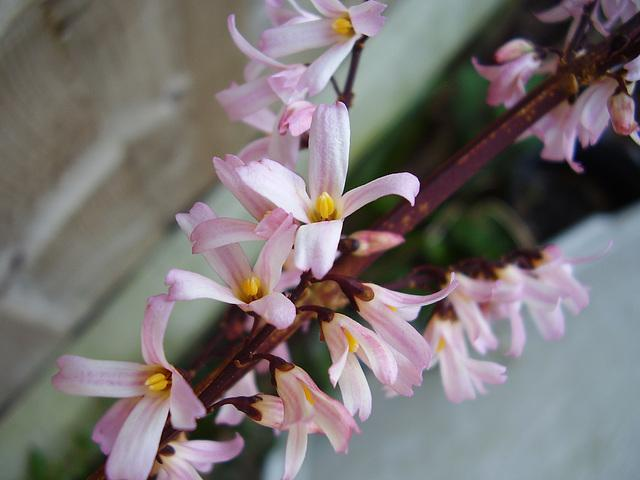
#> input picture python-code/opengl-learning/resources/images/f2.jpg, 640 x 480 px, found by its file name
$ jupyter execute --allow-errors '13-图像特效-乘除法.ipynb'   (shell and % lines are left out)
#> lines starting #> are read from the running program, lines starting #| are printed output that depends on the picture
# 图像特效-乘除法

[cell 1]
#coding:utf-8
import numpy as np
import cv2
import matplotlib.pyplot as plt
from numpy.lib.function_base import histogram

[cell 2]
src = cv2.cvtColor(cv2.imread('../datas/f2.jpg'),cv2.COLOR_BGR2RGB)
gray = cv2.imread('../datas/f2.jpg',0)
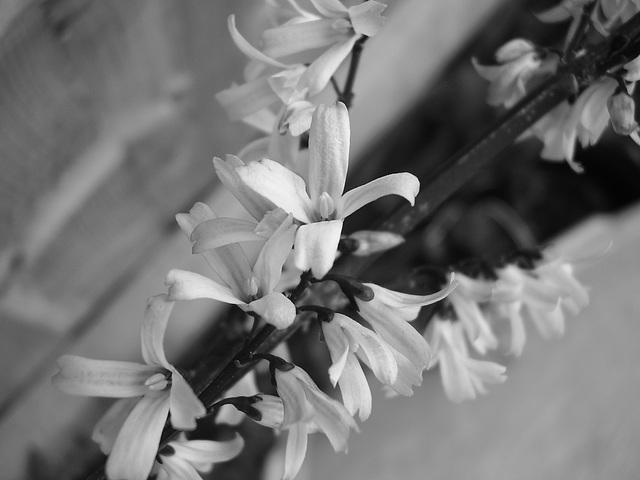
#> gray: shape (480, 640); min 0, max 254, mean 116.2

src2 = cv2.cvtColor(cv2.imread('../datas/f1.jpg'),cv2.COLOR_BGR2RGB)
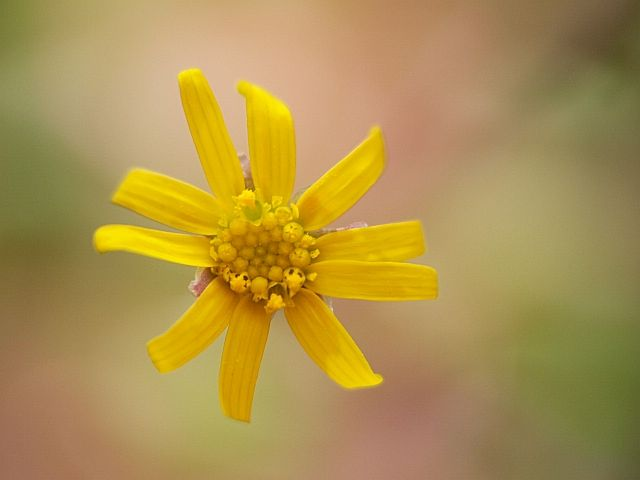
#> input picture datas/f1.jpg, 640 x 480 px
gray2 = cv2.imread('../datas/f1.jpg',0)
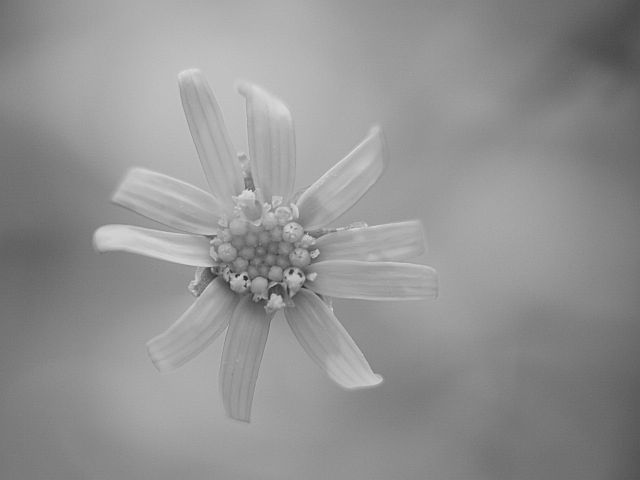
#> gray2: shape (480, 640); min 34, max 226, mean 146.3

[cell 3]
def multiply(src1,src2):
    dst = np.zeros_like(src1).astype(np.float32)
    dst = src1.astype(np.float32) * src2.astype(np.float32) / 255.0
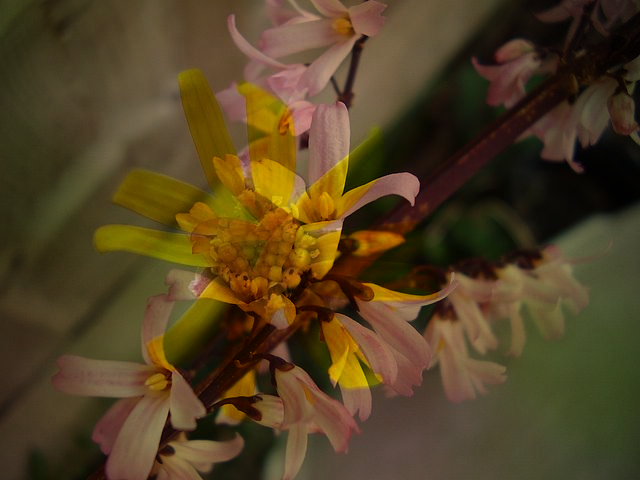
#> dst: shape (480, 640, 3) float32; mean R, G, B 83, 65.4, 35.1
    return dst.astype(np.uint8)
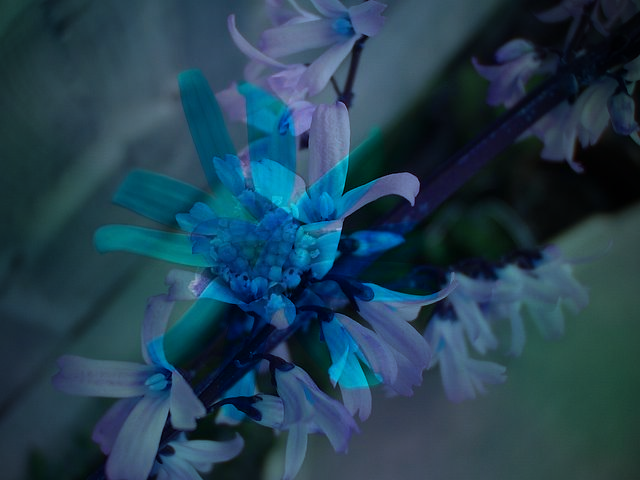
#> returned value: shape (480, 640, 3); mean of channels 0, 1, 2 82.5, 64.9, 34.7; drawn as B, G, R

def division(src1,src2):
    dst = np.zeros_like(src1).astype(np.float32)
    dst = src1.astype(np.float32) / (src2.astype(np.float32)+1.0e-5) * 255
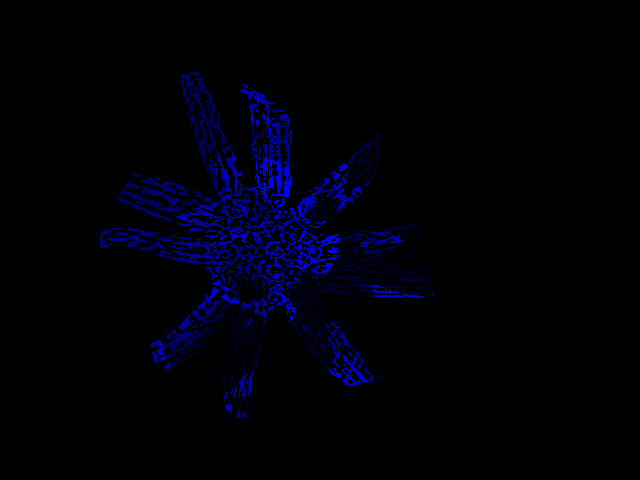
#> dst: shape (480, 640, 3) float32; mean R, G, B 183, 205.4, 201377648; drawn with min black and max white
    dst[dst > 255] = 255
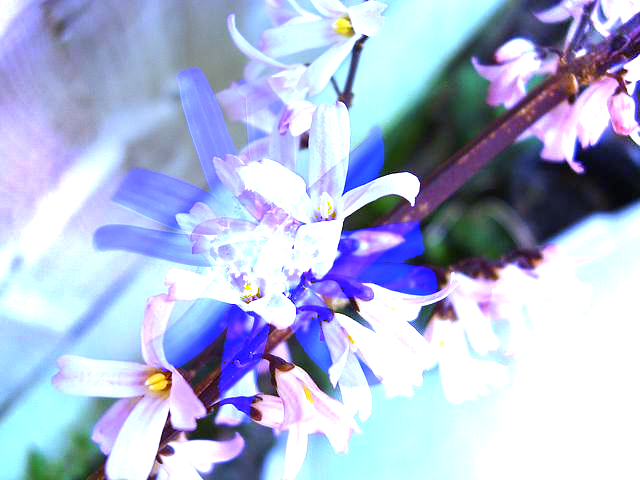
#> dst: shape (480, 640, 3) float32; mean R, G, B 174.7, 185.4, 215.9
    return dst.astype(np.uint8)
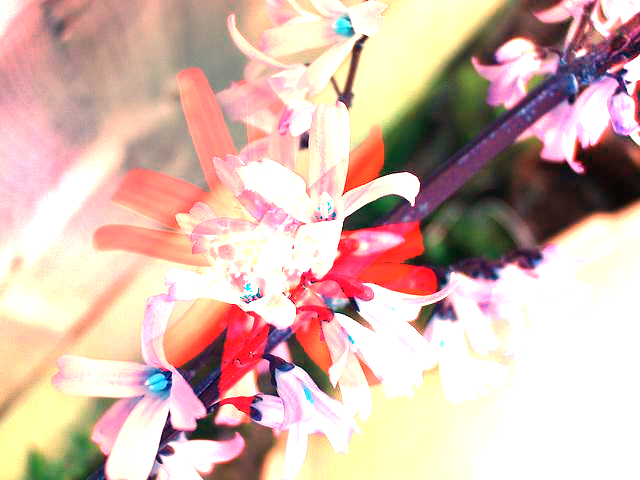
#> returned value: shape (480, 640, 3); mean of channels 0, 1, 2 174.1, 184.8, 215.1; drawn as B, G, R
